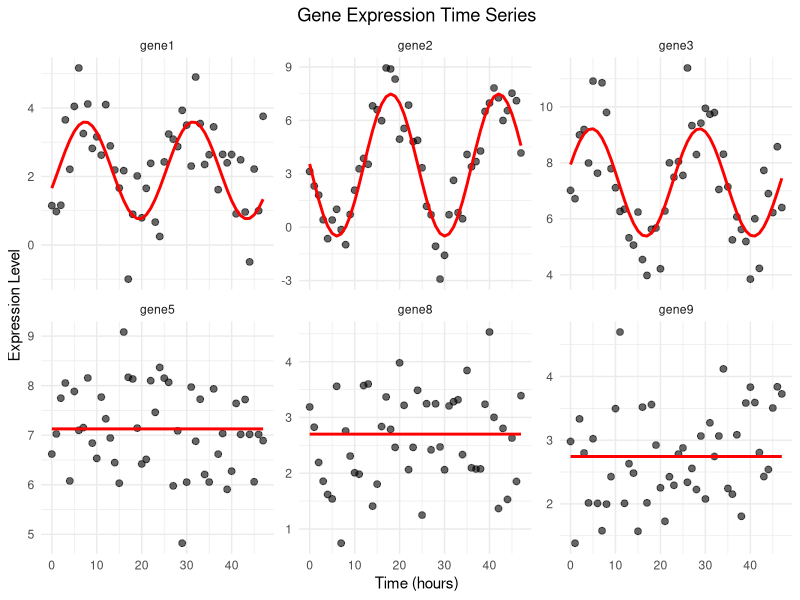

This chart was generated by the following R code:
library(ggplot2)
library(lmtest)

# Creating ground truth dataset ----

geneList = data.frame(gene = rep(NA, 1000), cycling = rep(NA, 1000), meanExpr = rep(NA, 1000), amplitude = rep(NA, 1000), acrophase = rep(NA, 1000))
cycling = c("y", "n")
for (i in 1:nrow(geneList)) {
  geneList[i,1] = paste0("gene", i)
  geneList[i,2] = sample(cycling, 1, replace = TRUE, prob = NULL)
  geneList[i,3] = rnorm(1, 5, 2)
  while (geneList[i,3] < 0 | geneList[i,3] > 10){
    geneList[i,3] = rnorm(1, 5, 2)
  }
  if (geneList[i,2] == "y") {
    geneList[i,4] = rnorm(1, 2.5, 1)
    while (geneList[i,4] < 0 | geneList [i,4] > 5) {
      geneList[i,4] = rnorm(1, 2.5, 1)
    }
    geneList[i,5] = runif(1, 0, 24)
  }
}
timeSeries = data.frame(gene = geneList$gene, matrix(NA, nrow = 1000, ncol = 48))
colnames(timeSeries)[2:49] = paste0("t", 0:47)


for (i in 1:nrow(timeSeries)) {
  isCycling = geneList[i, 2] == "y"
  meanExpr = geneList[i, 3]
  amplitude = geneList[i, 4]
  acrophase = geneList[i, 5]
  
  for (j in 2:50) {
    t = j - 2
    noise = rnorm(1, 0, 1)
    
    if (isCycling) {
      timeSeries[i, j] = meanExpr + amplitude * cos((2*pi/24) * t + acrophase) + noise
    } else {
      timeSeries[i, j] = meanExpr + noise
    }
  }
}

print(geneList)
print(timeSeries)

#Plotting the first few rhythmic and non-rhythmic genes----

# Pick first 3 cycling and first 3 non-cycling genes
cycling_gene_idx <- which(geneList$cycling == "y")[1:3]
non_cycling_gene_idx <- which(geneList$cycling == "n")[1:3]

# Function to prepare data for plotting
prepare_plot_data <- function(gene_idx, geneList, timeSeries) {
  times <- 0:47
  measured <- as.numeric(timeSeries[gene_idx, 2:49])
  
  meanExpr <- geneList[gene_idx, 3]
  amplitude <- geneList[gene_idx, 4]
  acrophase <- geneList[gene_idx, 5]
  isCycling <- geneList[gene_idx, 2] == "y"
  
  # Calculate ideal values
  if (isCycling) {
    ideal <- meanExpr + amplitude * cos((2*pi/24) * times + acrophase)
  } else {
    ideal <- rep(meanExpr, length(times))
  }
  
  data.frame(
    time = times,
    measured = measured,
    ideal = ideal,
    gene = geneList[gene_idx, 1],
    cycling = geneList[gene_idx, 2]
  )
}

# Prepare data for all 6 genes
plot_data <- data.frame()
for (idx in c(cycling_gene_idx, non_cycling_gene_idx)) {
  plot_data <- rbind(plot_data, prepare_plot_data(idx, geneList, timeSeries))
}

# Create plots
ggplot(plot_data, aes(x = time, y = measured)) +
  geom_point(alpha = 0.6, size = 2) +
  geom_line(aes(y = ideal), color = "red", size = 1) +
  facet_wrap(~gene, scales = "free_y") +
  labs(x = "Time (hours)", y = "Expression Level", title = "Gene Expression Time Series") +
  theme_minimal() +
  theme(plot.title = element_text(hjust = 0.5))

# Assuming I know nothing about the cycling nature of genes, I want to model each one with a linear model----

# Screen for rhythmicity
geneData = list()
cosinorModels = list()
nullModels = list()
lrTest = list()
rhythmicGenes = data.frame(
  gene_name = geneList$gene,
  pValue = rep(0,1000),
  BHpVal = rep(0,1000),
  AmpMESORratio = rep (0,1000),
  acrophase = rep(0,1000),
  rhythmic = rep(NA, 1000)
  )
for (i in 1:nrow(timeSeries)) {
  expression_values = as.numeric(timeSeries[i, 2:49])
  gene_name = paste0("gene", i)
  geneData[[gene_name]] = data.frame(
    time = 0:47,
    expression =  expression_values,
    cos24 = 0:47,
    sin24 = 0:47
  )
  geneData[[gene_name]]$cos24 <- cos((2 * pi / 24) * geneData[[gene_name]]$time)
  geneData[[gene_name]]$sin24 <- sin((2 * pi / 24) * geneData[[gene_name]]$time)
  cosinorModels[[gene_name]] = lm(expression ~ cos24 + sin24, data = geneData[[gene_name]])
  
  ## ~ 1 or ~ time?
  nullModels[[gene_name]] = lm(expression ~ 1, data = geneData[[gene_name]])
  
  #Significance testing and coefficient derivation
  lrTest[[gene_name]] = lrtest(nullModels[[gene_name]], cosinorModels[[gene_name]])
  rhythmicGenes$pValue[i] = lrTest[[gene_name]]$"Pr(>Chisq)"[2] 
  beta0 = coef(cosinorModels[[gene_name]])[1]
  beta_cos = coef(cosinorModels[[gene_name]])["cos24"]
  beta_sin = coef(cosinorModels[[gene_name]])["sin24"]
  Amp = sqrt((beta_cos)^2 +(beta_sin)^2)
  Phase = atan2(-beta_sin, beta_cos)
  MESOR = beta0
  rhythmicGenes$AmpMESORratio[i] = Amp/MESOR
  rhythmicGenes$acrophase[i] = Phase
}
q = 0.1

rhythmicGenes[order(rhythmicGenes$pValue), ]
rhythmicGenes$BHpVal <- p.adjust(
  rhythmicGenes$pValue,
  method = "BH"
)
for (i in 1:nrow(rhythmicGenes)) {
  if (rhythmicGenes$BHpVal[i] < q && rhythmicGenes$AmpMESORratio[i] > 0.2) {
    rhythmicGenes$rhythmic[i] = "y"
  } else {
    rhythmicGenes$rhythmic[i] = "n"
    rhythmicGenes$AmpMESORratio[i] = NA
    rhythmicGenes$acrophase[i] = NA
    
  }
}

#Compare my empirically determined rhythmic genes vs ground truth
compare <- merge(
  rhythmicGenes[, c("gene_name", "rhythmic")],
  geneList[, c("gene", "cycling")],
  by.x = "gene_name",
  by.y = "gene",
  all = TRUE
)

colnames(compare) <- c(
  "gene",
  "empirical_rhythmic",
  "ground_truth_rhythmic"
)

agree = subset(compare, empirical_rhythmic == ground_truth_rhythmic)
disagree = subset(compare, empirical_rhythmic != ground_truth_rhythmic)
